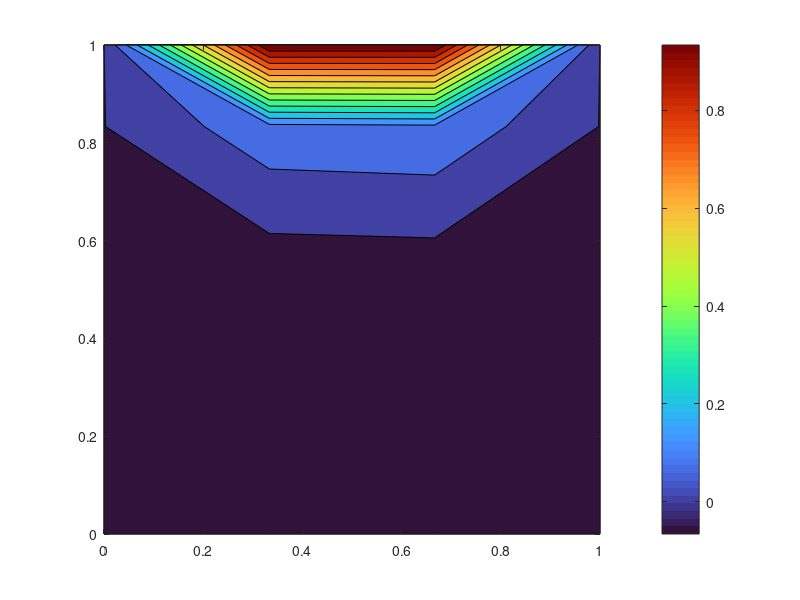

Write MATLAB code to recreate this figure. (Note: this script raises an error after producing the figure.)
% Semi Explicit method based 2D unsteady NS solver on a uniform staggered grid

clc;
clear;

%% Thermophysical Properties %%
Re  = 100;
rho = 1;
mu  = 1/Re;

%% Geometrial Parameters %%

L1 = 1; % Length of the cavity
L2 = 1; % Height of the cavity

imax = input('Enter Grid Size (imax): ');
jmax = imax;

Dx = L1/(imax-2); % Width of the CV
Dy = L2/(jmax-2); % Height of the CV

x = 0:Dx:L1;
y = 0:Dy:L2;

xc(2:imax-1) = (x(2:imax-1) + x(1:imax-2))/2;
xc(1) = x(1); xc(imax) = x(imax-1);
dx(1:imax-1) = xc(2:imax) - xc(1:imax-1);

yc(2:jmax-1) = (y(2:jmax-1) + y(1:jmax-2))/2;
yc(1) = y(1); yc(jmax) = y(jmax-1);
dy(1:jmax-1) = yc(2:jmax) - yc(1:jmax-1);

%% Initial and Boundary Condition %%

u(imax-1,jmax) = 0;
v(imax,jmax-1) = 0;
P(imax,jmax)   = 0;
P_c(imax,jmax) = 0;

Uo = 1; % Lid velocity
u(2:imax-2,jmax) = Uo;  % Top Boundary

%% Governing Parameters %%
est = 1e-3; % Steady state convergence tolerance
e = 1e-8; % tolerance for mass conservation practically equal to zero


%% Predictor Step %%

n = 0;
Error1 = 1;

while Error1 >= est

    % Timestep %

    Dt_adv = (1/(max(max(abs(u)))/Dx + max(max(abs(v)))/Dy));

    Dt_diff = 0.5/((mu/rho)*((1/Dx)^2 + (1/Dy)^2));

    Dt = 0.4 * min(Dt_diff,Dt_adv);

    n = n + 1;

    u_p   = u;  % u predicted
    v_p   = v;  % v predicted
    u_old = u;  % u previous timestep
    v_old = v;
    P_old = P;
    P_p   = P;  % P predicted

    %Non-Dirichlet BCs for Pressure 
    P(:,jmax) = P(:,jmax-1);     % Top Boundary
    P(:,1) = P(:,2);             % Bottom Boundary
    P(1,:) = P(2,:);             % Left Boundary
    P(imax,:) = P(imax-1,:);     % Right Boundary

    %% u-velocity, and mass flux (x-dirn) prediciton %%

    for i = (1:imax-2)
        for j = (2:jmax-1)
 
            m_ux(i,j) = rho*(u_old(i+1,j) + u_old(i,j))/2;
            a_ux(i,j) = max(0,m_ux(i,j))*u_old(i,j) + min(0,m_ux(i,j))*u_old(i+1,j);
            d_ux(i,j) = mu*(u_old(i+1,j) - u_old(i,j))/Dx;
        end
    end

   
    for i = (2:imax-2)
        for j = (1:jmax-1)

            m_uy(i,j) = rho*(v_old(i+1,j) + v_old(i,j))/2;
            a_uy(i,j) = max(0,m_uy(i,j))*u_old(i,j) + min(0,m_uy(i,j))*u_old(i,j+1);

            if j == 1 || j == (jmax-1)
                d_uy(i,j) = mu*(u_old(i,j+1) - u_old(i,j))/(Dy/2);
            else
                d_uy(i,j) = mu*(u_old(i,j+1) - u_old(i,j))/Dy;
            end
        end
    end

    % Calculation of total advection, diffusion and source terms in the x-momentum transport

    for i = (2:imax-2) 
        for j = (2:jmax-1)
            A_u(i,j) = (a_ux(i,j) - a_ux(i-1,j))*Dy + (a_uy(i,j) - a_uy(i,j-1))*Dx;
            D_u(i,j) = (d_ux(i,j) - d_ux(i-1,j))*Dy + (d_uy(i,j) - d_uy(i,j-1))*Dx;
            S_u(i,j) = (P_old(i,j) - P_old(i+1,j))*Dy;
            u_p(i,j) = u_old(i,j) + ((Dt/(rho*Dx*Dy))*(D_u(i,j) - A_u(i,j) + S_u(i,j)));
            m_x_p(i,j) = rho*u_p(i,j);     % Mass Flux at the centroid of u-velocity CV
        end
    end

    %% v-velocity and mass flux (y-dirn) prediction %%

    for j = (2:jmax-2)
        for i = (1:imax-1)
        
            m_vx(i,j) = rho*(u_old(i,j+1) + u_old(i,j))/2;
            a_vx(i,j) = max(0,m_vx(i,j))*v_old(i,j) + min(0,m_vx(i,j))*v_old(i+1,j);

            if i == 1 || i == (imax-1)
                d_vx(i,j) = mu*(v_old(i+1,j) - v_old(i,j))/(Dx/2);
            else
                d_vx(i,j) = mu*(v_old(i+1,j) - v_old(i,j))/Dx;
            end
        end
    end

    for j = (1:jmax-2)
        for i = (2:imax-1)

            m_vy(i,j) = rho*(v_old(i,j+1) + v_old(i,j))/2;
            a_vy(i,j) = max(0,m_vy(i,j))*v_old(i,j) + min(0,m_vy(i,j))*v_old(i,j+1);
            d_vy(i,j) = mu*(v_old(i,j+1) - v_old(i,j))/Dy;
        end
    end

    % Calculating total advection, diffusion and source term in the y-momentum transport

    for i = (2:imax-1) 
        for j = (2:jmax-2)
    
            A_v(i,j) = (a_vx(i,j) - a_vx(i-1,j))*Dy + (a_vy(i,j) - a_vy(i,j-1))*Dx;
            D_v(i,j) = (d_vx(i,j) - d_vx(i-1,j))*Dy + (d_vy(i,j) - d_vy(i,j-1))*Dx;
            S_v(i,j) = (P_old(i,j) - P_old(i,j+1))*Dx;
            v_p(i,j) = v_old(i,j) + Dt/(rho*Dx*Dy) * (D_v(i,j) - A_v(i,j) + S_v(i,j));
            m_y_p(i,j) = rho*v_p(i,j);            
        end
    end   

    % Predicted mass flux on the Boundaries
    m_x_p(1,2:jmax-1) = rho*u(1,2:jmax-1); 
    m_x_p(imax-1,2:jmax-1) = rho*u(imax-1,2:jmax-1);

    m_y_p(2:imax-1,1) = rho*v(2:imax-1,1); 
    m_y_p(2:imax-1,jmax-1) = rho*v(2:imax-1,jmax-1);

    %% Mass Source prediction %%
    
    for i = (2:imax-1)
        for j = (2:jmax-1)
            S_m_p(i,j) = (m_x_p(i,j) - m_x_p(i-1,j))*Dy  + (m_y_p(i,j) - m_y_p(i,j-1))*Dx;
        end
    end

    if max(max(S_m_p)) > e
         
    %% Corrector step %%

    P_c = zeros(imax,jmax);
    N = 0;
    while true
        N = N + 1;
                
        P_p_old   = P_p;
        u_p_old   = u_p;
        v_p_old   = v_p;
        m_x_p_old = m_x_p;
        m_y_p_old = m_y_p;
        S_m_p_old = S_m_p;
        
        P_c(:,jmax) = P_c(:,jmax-1); % Top Boundary
        P_c(:,1)    = P_c(:,2);      % Bottom Boundary
        P_c(1,:)    = P_c(2,:);      % Left Boundary
        P_c(imax,:) = P_c(imax-1,:); % Right Boundary

        P_c_old = P_c;
        
        for i = (2:imax-1)
            for j = (2:jmax-1)
                
                A = -Dt*Dy*((P_c_old(i+1,j) - P_c_old(i,j))/dx(i) - ((P_c_old(i,j) - P_c(i-1,j))/dx(i-1))) ;
                S_m_c = A -Dt*Dx*((P_c_old(i,j+1) - P_c_old(i,j))/dy(j) - ((P_c_old(i,j) - P_c(i,j-1))/dy(j-1)));

                aP = Dt*((1/dx(i) + 1/dx(i-1))*Dy + (1/dy(j) + 1/dy(j-1))*Dx);

                P_c(i,j) = P_c_old(i,j) - ((1/aP) * (S_m_p_old(i,j) + S_m_c));

             end
        end

        for i = (1:imax-1)
            for j = (2:jmax-1)
    
                m_x_c(i,j) = -(Dt/dx(i))*(P_c(i+1,j) - P_c(i,j));
                m_x_p(i,j) = m_x_p_old(i,j) + m_x_c(i,j);
                u_p(i,j) = (m_x_p(i,j))/rho;
            end
        end

        for i = (2:imax-1)
            for j = (1:jmax-1)
    
                m_y_c(i,j) = -(Dt/dy(j))*(P_c(i,j+1) - P_c(i,j));
                m_y_p(i,j) = m_y_p_old(i,j) + m_y_c(i,j);
                v_p(i,j) = (m_y_p(i,j))/rho;
            end
        end

        for i = (2:imax-1)
            for j = (2:jmax-1)
                
                S_m_p(i,j)=(m_x_p(i,j) - m_x_p(i-1,j))*Dy + (m_y_p(i,j) - m_y_p(i,j-1))*Dx;
                P_p(i,j) = P_p_old(i,j) + P_c(i,j);
            end
        end
        %disp(max(max(S_m_p)))
        Error2 = max(max((S_m_p)));
        if Error2 <= e
            break
        end
    end
    end
   
    P  = P_p;
    u  = u_p;
    v  = v_p;
    m_x = m_x_p;
    m_y = m_y_p;

    U =u./Uo;
    U_old=u_old./Uo;
    V = v./Uo;
    V_old = v_old./Uo;
    dt=(Uo*Dt)/L2;
    Error1 = max(max(max(abs(U-U_old)/dt)),max(max(abs(V-V_old)/dt)));
    %disp(Error1)
end

figure(1)
[X,Y]=meshgrid(x,yc);
contourf(X,Y,u',15)
colormap turbo
colorbar
title(["U-Velocity Field @ Re = " + num2str(Re)])
xlabel('X','FontWeight','bold')
ylabel('Y','FontWeight','bold')
yticks(0:0.2:1)
axis square
ax = gca; % Get the current axes
ax.TickDir = 'out'; % Set tick direction to 'out'

figure(10)
[X,Y]=meshgrid(xc,y);
contourf(X,Y,v',15)
colormap turbo
colorbar
title(["V-Velocity Field @ Re = " + num2str(Re)])
xlabel('X','FontWeight','bold')
ylabel('Y','FontWeight','bold')
yticks(0:0.2:1)
axis square
ax = gca; % Get the current axes
ax.TickDir = 'out'; % Set tick direction to 'out'

figure(2)
quiver(x,y,u(1:imax-1,1:jmax-1)',v(1:imax-1,1:jmax-1)',"b", "filled","LineWidth",1)
xlim([0 1])
ylim([0 1])
title(["Velocity Vector Field @ Re = " + num2str(Re)])
xlabel('X','FontWeight','bold')
ylabel('Y','FontWeight','bold')
exportgraphics(figure(2),"Vel_vector.tif","Resolution",500)
yticks(0:0.2:1)
axis square
ax = gca; % Get the current axes
ax.TickDir = 'out'; % Set tick direction to 'out'

figure(3)
[X,Y]=meshgrid(xc,yc);
contourf(xc, yc, P',15)
colormap turbo
colorbar
title(["Pressure Field @ Re = " + num2str(Re)])
xlabel('X','FontWeight','bold')
ylabel('Y','FontWeight','bold')
yticks(0:0.2:1)
axis square
ax = gca; % Get the current axes
ax.TickDir = 'out'; % Set tick direction to 'out'

figure(4)
y_com = [0,0.0547,0.0625,0.0703,0.1016,0.1719,0.2813,0.4531,0.5,0.6172,0.7344,0.8516,0.9531,0.9609,0.9688,0.9766,1];
u_com = [0,-0.03717,-0.04192,-0.04775,-0.063434,-0.1015,-0.15662,-0.2109,-0.20581,-0.136641,0.00332,0.23151,0.68717,0.73722,0.78871,0.84123,1];
scatter(u_com,y_com,'filled','s','DisplayName','Ghia et al. (1982)')
hold on
if rem(imax,2) == 0
    Uc = (u(imax/2,:) + u((imax/2)+1,:))/2;
    plot( Uc,yc,'-','DisplayName', sprintf('%d x %d', imax, jmax))
else
    Uc = u((imax+1)/2,:);
    plot(Uc,yc,'-','DisplayName', sprintf('%d x %d', imax, jmax))
end
legend('-DynamicLegend');
title(["Centreline Velocity, U vs y (x = 0.5) @ Re = " + num2str(Re)])
xlabel('U/U_{max}','FontWeight','bold')
ylabel('Y','FontWeight','bold')
axis square
ax = gca; % Get the current axes
ax.TickDir = 'out'; % Set tick direction to 'out'

figure(5)
x_com=[0;0.0625;0.0703;0.0781;0.0938;0.1563;0.2266;0.2344;0.5;0.8047;0.8594;0.9063;0.9453;0.9531;0.9609;0.9688;1];
v_com=[0;0.09233;0.10091;0.1089;0.12317;0.16077;0.17507;0.17527;0.05454;-0.24533;-0.22445;-0.16914;-0.10313;-0.08864;-0.07391;-0.05906;0];
scatter(x_com,v_com,'filled','v','DisplayName','Ghia et al. (1982)')
hold on
if rem(jmax,2) == 0
    Vc = (v(:,jmax/2) + v(:,(jmax/2)+1))/2;
    plot(xc,Vc,'-','DisplayName', sprintf('%d x %d', imax, jmax))
else
    Vc = v(:,(jmax+1)/2);
    plot(xc,Vc,'-','DisplayName', sprintf('%d x %d', imax, jmax))
end
legend('-DynamicLegend');
title(["Centreline Velocity, V vs x (y = 0.5) @ Re = " + num2str(Re)])
xlabel('X','FontWeight','bold')
ylabel('V/U_{max}','FontWeight','bold')
axis square
ax = gca; % Get the current axes
ax.TickDir = 'out'; % Set tick direction to 'out'



